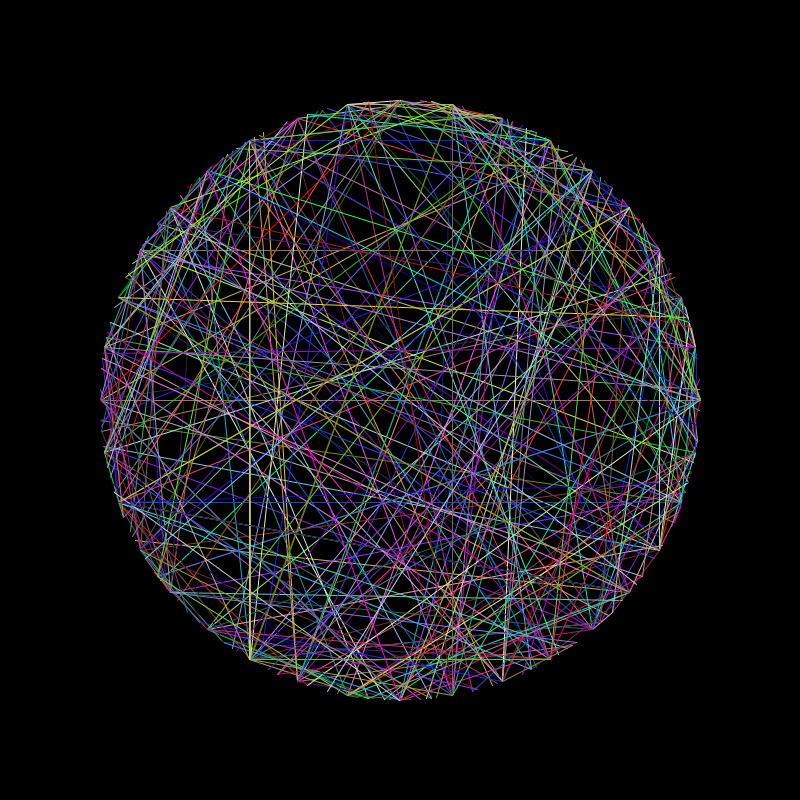
Frame 1 (no input)
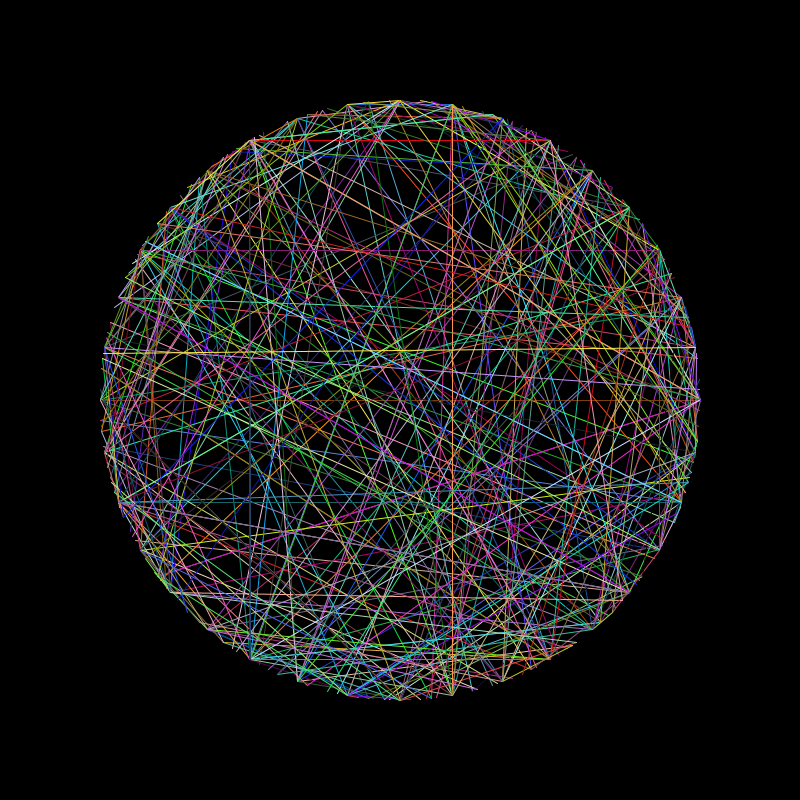
Frame 2 (the mouse pressed at the canvas centre, redrawn once)

The Processing sketch that drew these frames (run headless with seeded random() and noise(); the mouse was pressed at the canvas centre and the sketch redrawn once):

// Processing sketch: processing_68678
// ── processing_68678.pde

int radius = 300;

float [] xPos = new float [360];
float [] yPos = new float [360];
float [] xPosD = new float [360];
float [] yPosD = new float [360];


void setup() {     
  size(800, 800);   
  smooth();         
  background(0);    

  for (int i = 0; i < 360; i++) {
    int deg = i * 10;
    float angle = radians(deg);
    xPos[i] = cos(angle) * radius;
    yPos[i] = sin(angle) * radius;
  }

  for (int i = 0; i < 360; i++) {
    int deg = i * int(random(0,360));
    float angle = radians(deg);
    xPosD[i] = cos(angle) * radius;
    yPosD[i] = sin(angle) * radius;
  }
}

void draw() {     
  background(0);

  translate(width/2, height/2);

  for (int i = 0; i < 360; i++) {
    stroke(random(0, 255), random(0, 255), random(0, 255));
    line(xPos[i], yPos[i], xPosD[i], yPosD[i]);
    noLoop();
  }
}
